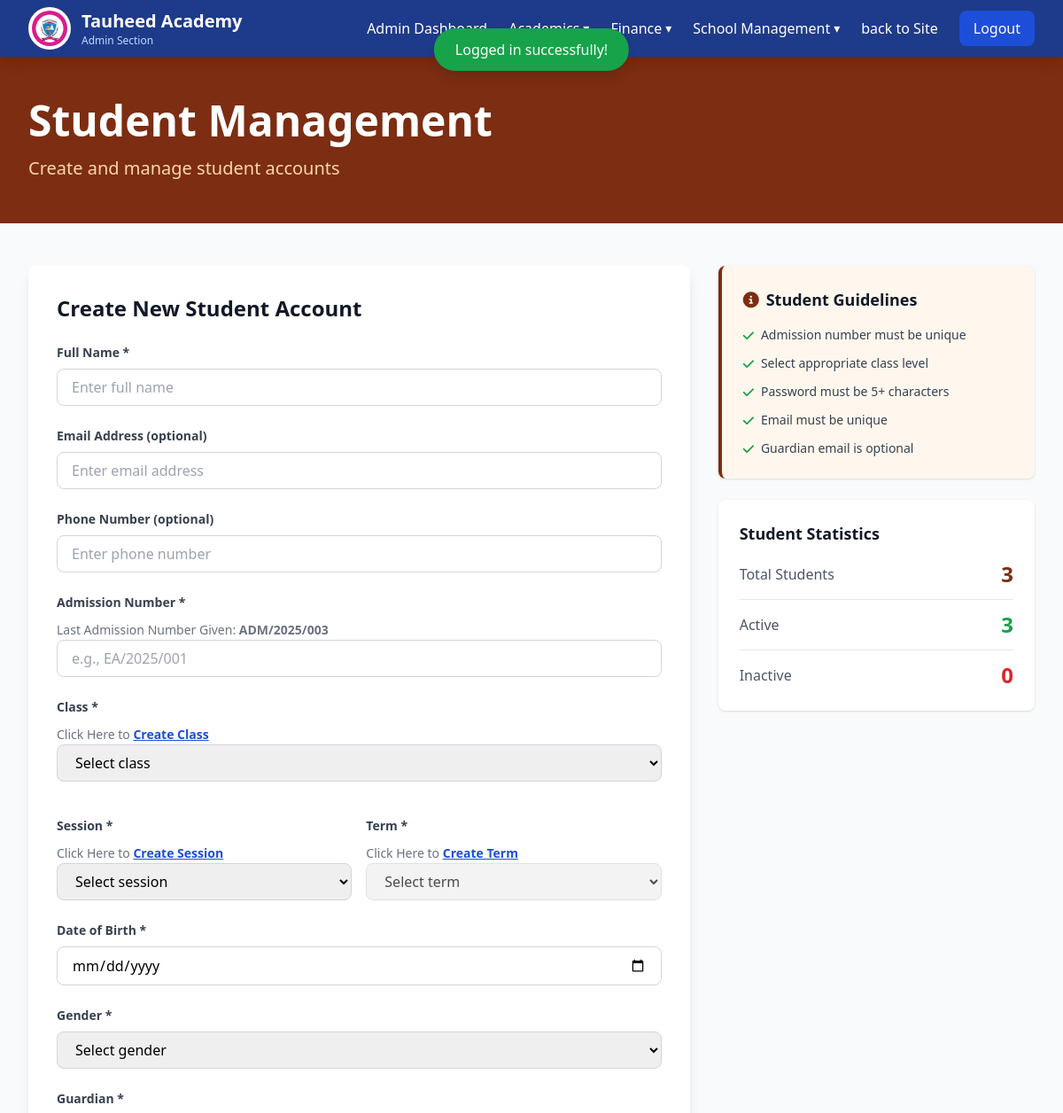
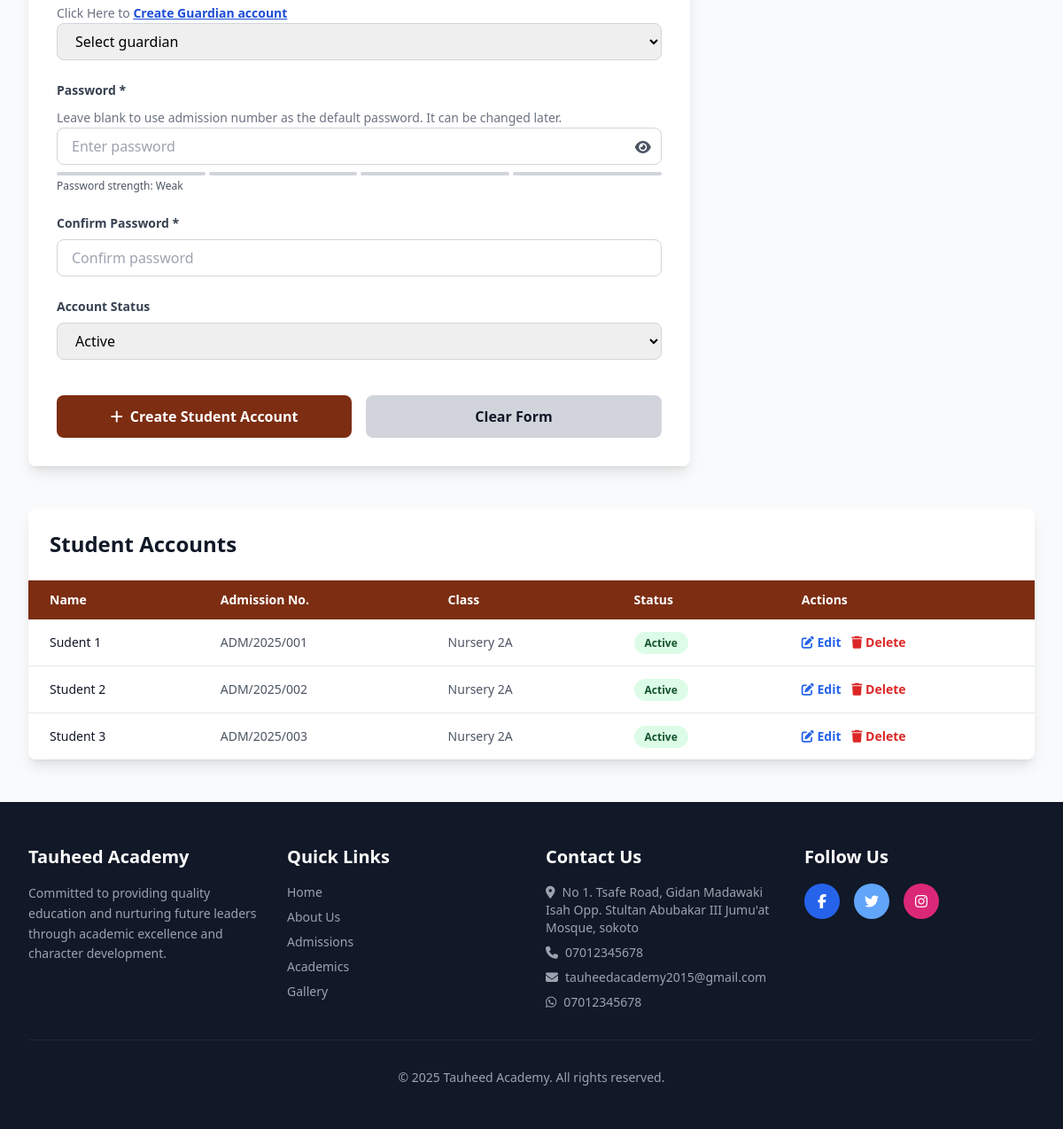
Before: /pages/admin/users-management/student-create.php (signed in) with the older database file (2 pictures, top to bottom).
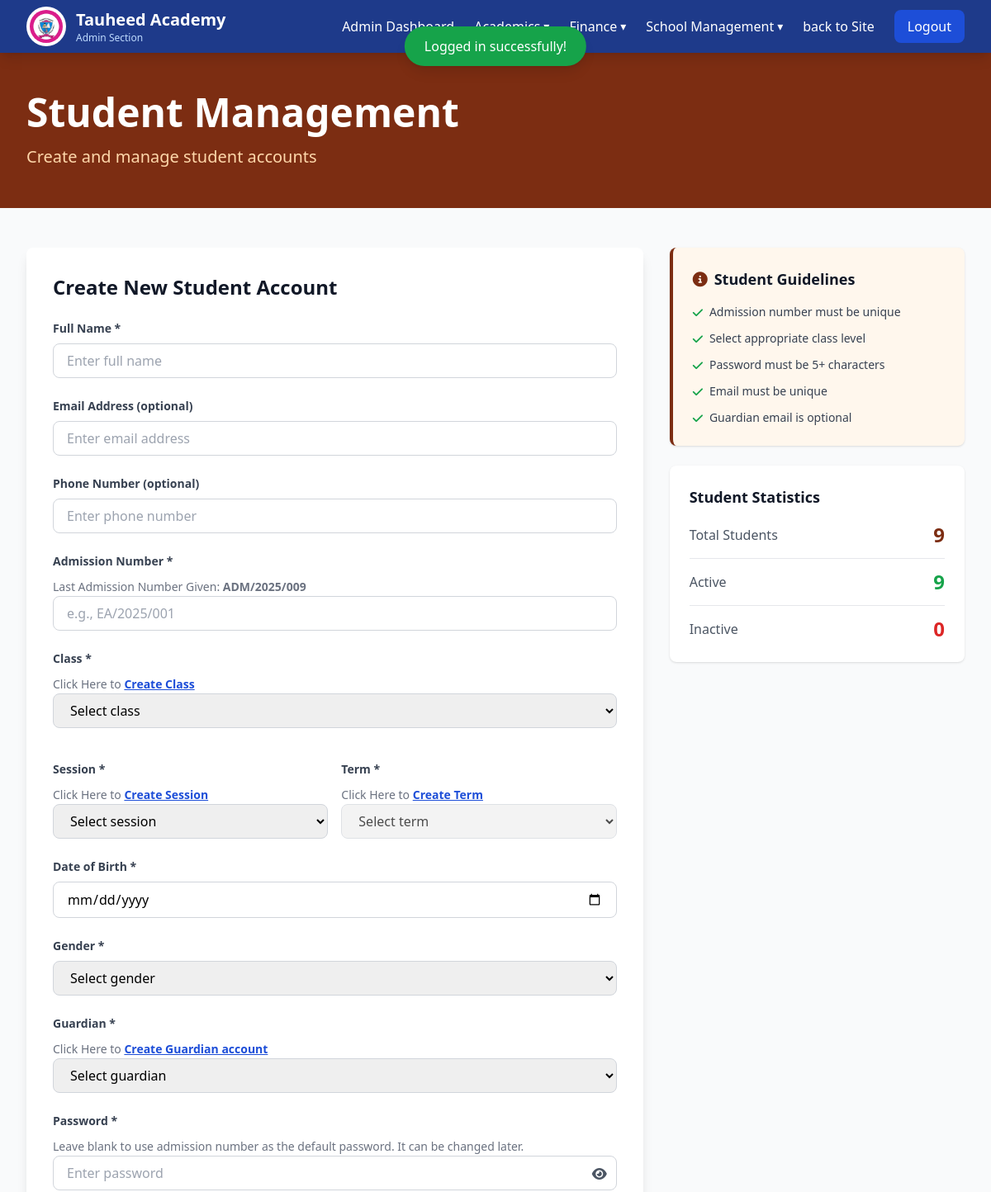
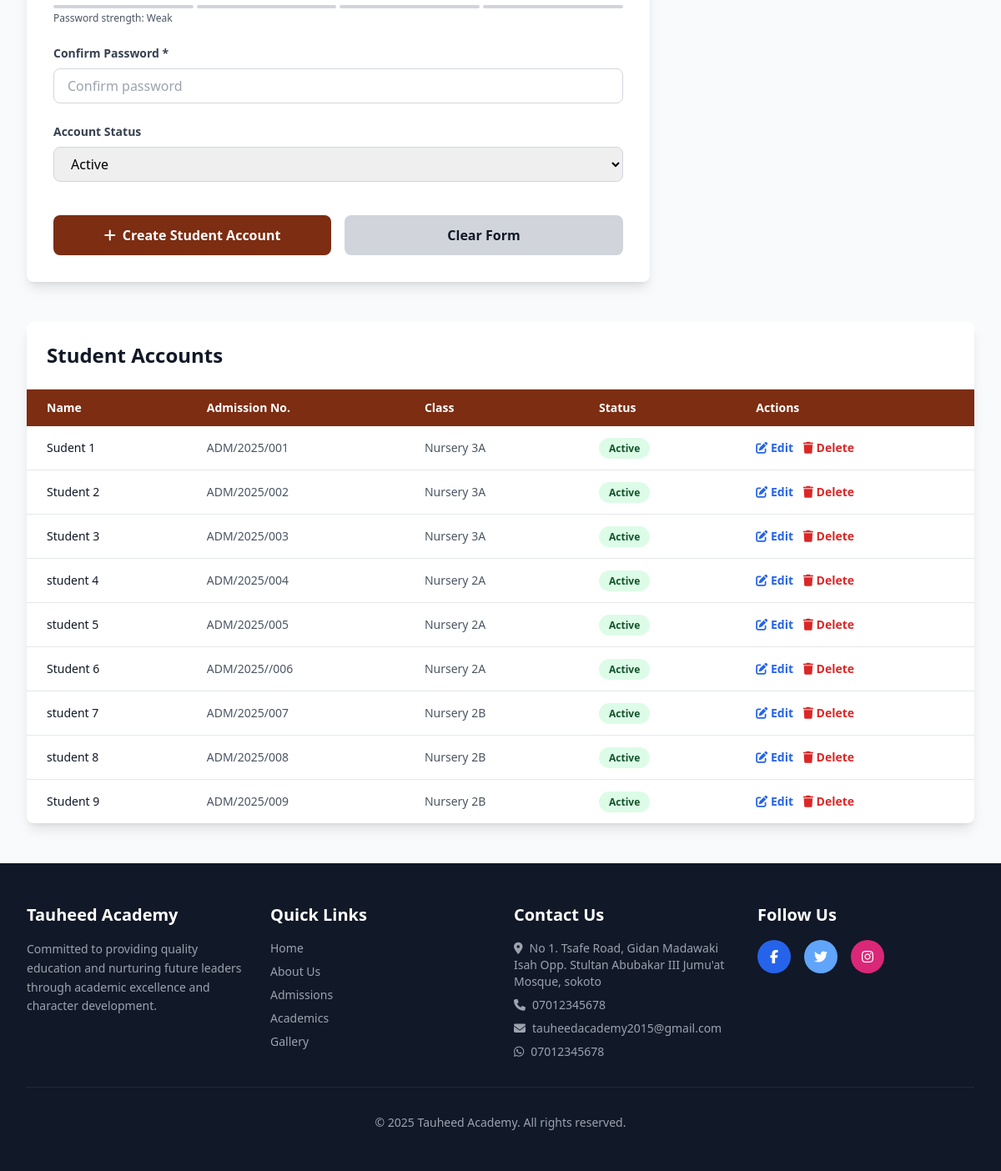
After: the same page with the newer database file (2 pictures, top to bottom).
### tables this page shows
CREATE TABLE `students` (
  `id` int(11) NOT NULL,
  `name` varchar(100) NOT NULL,
  `admission_number` varchar(50) NOT NULL,
  `email` varchar(100) DEFAULT NULL,
  `phone` varchar(20) DEFAULT NULL,
  `guardian_id` int(11) DEFAULT NULL,
  `dob` date DEFAULT NULL,
  `picture` varchar(255) DEFAULT NULL,
  `password` varchar(255) NOT NULL,
  `reset_token` varchar(255) DEFAULT NULL,
  `reset_expires` datetime DEFAULT NULL,
  `status` enum('active','inactive') DEFAULT 'active',
  `gender` enum('male','female') DEFAULT 'male',
  `class_id` int(11) DEFAULT NULL,
  `arm_id` int(11) DEFAULT NULL,
  `term_id` int(11) DEFAULT NULL,
  `created_at` timestamp NOT NULL DEFAULT current_timestamp(),
  `deleted_at` datetime DEFAULT NULL,
  `updated_at` timestamp NOT NULL DEFAULT current_timestamp() ON UPDATE current_timestamp()
);

CREATE TABLE `classes` (
  `id` int(11) NOT NULL,
  `section_id` int(11) NOT NULL,
  `name` varchar(100) NOT NULL,
  `level` int(11) NOT NULL,
  `created_at` timestamp NOT NULL DEFAULT current_timestamp(),
  `deleted_at` datetime DEFAULT NULL,
  `updated_at` timestamp NOT NULL DEFAULT current_timestamp() ON UPDATE current_timestamp()
);

CREATE TABLE `class_arms` (
  `id` int(11) NOT NULL,
  `name` varchar(100) NOT NULL,
  `description` varchar(255) DEFAULT NULL,
  `created_at` timestamp NOT NULL DEFAULT current_timestamp(),
  `deleted_at` datetime DEFAULT NULL,
  `updated_at` timestamp NOT NULL DEFAULT current_timestamp() ON UPDATE current_timestamp()
);

### routes/functions.php (called while the page is built, shortened)
<?php
include(__DIR__ .  '/./web.php');
function route($name)
{
    global $routes, $baseUrl;
    if (isset($routes[$name])) {
        return $routes[$name]['url'];
    }
    return $baseUrl . "/index.php";
}
function countDataTotal($table, $haveActivity = false)
{
    global $pdo;
    $totalQuery = $pdo->query("SELECT COUNT(*) AS total FROM $table WHERE deleted_at IS NULL");
    $total = number_format($totalQuery->fetch(PDO::FETCH_ASSOC)['total']);
    if ($haveActivity) {
        $activeQuery = $pdo->query("SELECT COUNT(*) AS active FROM $table WHERE status = 'active' AND deleted_at IS NULL");
        $active = number_format($activeQuery->fetch(PDO::FETCH_ASSOC)['active']);
        $inactiveQuery = $pdo->query("SELECT COUNT(*) AS inactive FROM $table WHERE status = 'inactive' AND deleted_at IS NULL");
        $inactive = number_format($inactiveQuery->fetch(PDO::FETCH_ASSOC)['inactive']);
        return ['total' => $total, 'active' => $active, 'inactive' => $inactive];
    }
    return ['total' => $total];
}

### routes/web.php (called while the page is built, shortened)
<?php
$protocol = (!empty($_SERVER['HTTPS']) && $_SERVER['HTTPS'] !== 'off') ? "https" : "http";
$host = $_SERVER['HTTP_HOST'];
if ($host === 'localhost' || preg_match('/^192\.168\./', $host)) {
    $baseUrl = $protocol . "://" . $host . "/tauheed-academy-project";
} else {
    $baseUrl = $protocol . "://" . $host;
}

### pages/admin/users-management/student-create.php (the view, shortened to what the changed rows need)
<?php
include(__DIR__ . '/../../../includes/header.php');
$stmt = $pdo->prepare("SELECT admission_number FROM students ORDER BY created_at DESC LIMIT 1");
$stmt->execute();
$lastAdmissionNumberRow = $stmt->fetch(PDO::FETCH_ASSOC);
$lastAdmissionNumber = $lastAdmissionNumberRow ? $lastAdmissionNumberRow['admission_number'] : 'No student account exists. Check the students list below the form.';
$stmt = $pdo->prepare("
    SELECT
        students.id AS id,
        students.name AS name,
        students.admission_number AS admission_number,
        students.status AS status,
        classes.id AS class_id,
        classes.name AS class_name,
        class_arms.name AS class_arm_name
    FROM students
    LEFT JOIN classes ON students.class_id = classes.id
    LEFT JOIN class_arms ON students.arm_id = class_arms.id
    WHERE students.deleted_at IS NULL
");
$stmt->execute();
$students = $stmt->fetchAll(PDO::FETCH_ASSOC);
$studentsCount = countDataTotal('students', true);
?>
<body class="bg-gray-50">
    <?php include(__DIR__ . '/../includes/admins-section-nav.php')  ?>
    <section class="bg-orange-900 text-white py-12">
        <div class="max-w-7xl mx-auto px-4 sm:px-6 lg:px-8">
            <h1 class="text-4xl md:text-5xl font-bold mb-4">Student Management</h1>
        </div>
    </section>
    <section class="py-12 bg-gray-50">
        <div class="max-w-7xl mx-auto px-4 sm:px-6 lg:px-8">
            <div class="grid md:grid-cols-3 gap-8">
                <div class="md:col-span-2">
                    <div class="bg-white rounded-lg shadow-lg p-8">
                        <h2 class="text-2xl font-bold text-gray-900 mb-6">Create New Student Account</h2>
                        <form id="studentForm" class="space-y-6" method="post">
                            <div>
                                <span class="text-gray-500 text-sm">Last Admission Number Given: <span class="font-bold"><?= $lastAdmissionNumber ?></span></span>
                            </div>
                        </form>
                    </div>
                </div>
                <div class="md:col-span-1">
                    <div class="mt-6 bg-white rounded-lg shadow p-6">
                        <div class="space-y-3">
                            <div class="flex justify-between items-center pb-3 border-b">
                                <span class="text-gray-600">Total Students</span>
                                <span class="text-2xl font-bold text-orange-900" id="totalStudents"><?= $studentsCount['total'] ?></span>
                            </div>
                            <div class="flex justify-between items-center pb-3 border-b">
                                <span class="text-gray-600">Active</span>
                                <span class="text-2xl font-bold text-green-600" id="activeStudents"><?= $studentsCount['active'] ?></span>
                            </div>
                        </div>
                    </div>
                </div>
            </div>
            <div class="mt-12 bg-white rounded-lg shadow-lg overflow-hidden">
                <div class="p-6 border-b border-gray-200">
                    <h2 class="text-2xl font-bold text-gray-900">Student Accounts</h2>
                </div>
                <div class="overflow-x-auto">
                    <table class="w-full">
                        <thead class="bg-orange-900 text-white">
                            <tr>
                                <th class="px-6 py-3 text-left text-sm font-semibold">Name</th>
                                <th class="px-6 py-3 text-left text-sm font-semibold">Admission No.</th>
                                <th class="px-6 py-3 text-left text-sm font-semibold">Class</th>
                                <th class="px-6 py-3 text-left text-sm font-semibold">Status</th>
                                <th class="px-6 py-3 text-left text-sm font-semibold">Actions</th>
                            </tr>
                        </thead>
                        <tbody id="studentsTableBody" class="divide-y divide-gray-200">
                            <?php if (count($students) > 0): ?>
                                <?php foreach ($students as $student): ?>
                                    <tr class="hover:bg-gray-50">
                                        <td class="px-6 py-4 text-sm text-gray-900"><?= $student['name'] ?></td>
                                        <td class="px-6 py-4 text-sm text-gray-600"><?= $student['admission_number'] ?></td>
                                        <td class="px-6 py-4 text-sm text-gray-600"><?= $student['class_name'] . $student['class_arm_name'] ?></td>
                                        <td class="px-6 py-4 text-sm">
                                            <span class="px-3 py-1 <?= $student['status'] === 'active' ? 'bg-green-100 text-green-900' : 'bg-red-100 text-red-900' ?> rounded-full text-xs font-semibold capitalize"><?= $student['status'] ?></span>
                                        </td>
                                        <td class="px-6 py-4 text-sm space-x-2">
                                            <a href="<?= route('student-update') . '?id=' . $student['id'] ?>">
                                                <button class="text-blue-600 hover:text-blue-900 font-semibold">
                                                    <i class="fas fa-edit"></i> Edit
                                                </button>
                                            </a>
                                            <a href="<?= route('delete-user') . '?id=' . $student['id'] ?>&table=students&type=Student">
                                                <button class="text-red-600 hover:text-red-900 font-semibold">
                                                    <i class="fas fa-trash"></i> Delete
                                                </button>
                                            </a>
                                        </td>
                                    </tr>
                                <?php endforeach ?>
                            <?php else : ?>
                                <tr class="text-center py-8">
                                    <td colspan="6" class="px-6 py-8 text-gray-500">No student accounts created yet</td>
                                </tr>
                            <?php endif ?>
                        </tbody>
                    </table>
                </div>
            </div>
        </div>
    </section>
</body>
</html>

Changed rows visible on the page:
added students: admission_number "ADM/2025/009", name "Student 9", class.name "Nursery 2", arm.name "B", status "Active"
changed students "Sudent 1": class.name "Nursery 2" → "Nursery 3"
changed students "Student 2": class.name "Nursery 2" → "Nursery 3"
changed students "Student 3": class.name "Nursery 2" → "Nursery 3"
added students: name "student 4", admission_number "ADM/2025/004", class.name "Nursery 2", arm.name "A", status "Active"
added students: name "student 5", admission_number "ADM/2025/005", class.name "Nursery 2", arm.name "A", status "Active"
added students: name "Student 6", admission_number "ADM/2025//006", class.name "Nursery 2", arm.name "A", status "Active"
added students: name "student 7", admission_number "ADM/2025/007", class.name "Nursery 2", arm.name "B", status "Active"
added students: name "student 8", admission_number "ADM/2025/008", class.name "Nursery 2", arm.name "B", status "Active"
Other visible differences:
$studentsCount['total']: "3" → "9"
$studentsCount['active']: "3" → "9"
$lastAdmissionNumber: "ADM/2025/003" → "ADM/2025/009"
